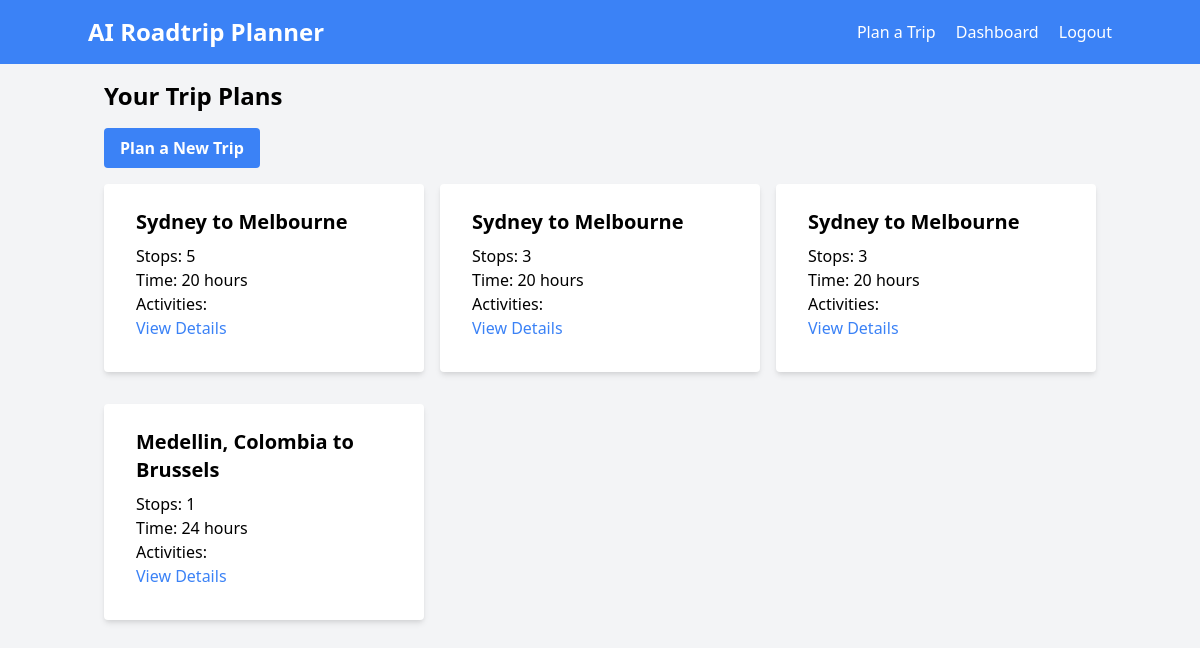
The page /dashboard (signed in) on the database its author committed.
### app.py (models this page shows)
class TripPlan(db.Model):
    id = db.Column(db.Integer, primary_key=True)
    start = db.Column(db.String(100), nullable=False)
    destination = db.Column(db.String(100), nullable=False)
    stops = db.Column(db.Integer, nullable=False)
    time = db.Column(db.Integer, nullable=False)
    preferred_activities = db.Column(db.String(255))
    plan_data = db.Column(db.Text)
    user_id = db.Column(db.Integer, db.ForeignKey('user.id'), nullable=False)

### app.py (the view)
@app.route('/dashboard')
@login_required
def dashboard():
    trips = TripPlan.query.filter_by(user_id=current_user.id).all()
    return render_template('dashboard.html', trips=trips)

### app.py (called while the page is built)
@login_manager.user_loader
def load_user(user_id):
    return User.query.get(int(user_id))

### templates/dashboard.html (shortened to what this page needs)
{% extends "base.html" %}
{% block content %}
<h2 class="text-2xl font-bold mb-4">Your Trip Plans</h2>
<a href="{{ url_for('plan_trip') }}" class="bg-blue-500 hover:bg-blue-700 text-white font-bold py-2 px-4 rounded mb-4 inline-block">Plan a New Trip</a>
<div class="grid grid-cols-1 md:grid-cols-2 lg:grid-cols-3 gap-4">
    {% for trip in trips %}
    <div class="bg-white shadow-md rounded px-8 pt-6 pb-8 mb-4">
        <h3 class="text-xl font-bold mb-2">{{ trip.start }} to {{ trip.destination }}</h3>
        <p>Stops: {{ trip.stops }}</p>
        <p>Time: {{ trip.time }} hours</p>
        <p>Activities: {{ trip.preferred_activities }}</p>
        <a href="{{ url_for('view_trip', trip_id=trip.id) }}" class="text-blue-500 hover:text-blue-700">View Details</a>
    </div>
    {% endfor %}
</div>
{% endblock %}

### rows shown on the page
TripPlan: start "Sydney", destination "Melbourne", stops "5", time "20"
TripPlan: start "Sydney", destination "Melbourne", stops "3", time "20"
TripPlan: start "Sydney", destination "Melbourne", stops "3", time "20"
TripPlan: start "Medellin, Colombia", destination "Brussels", stops "1", time "24"
